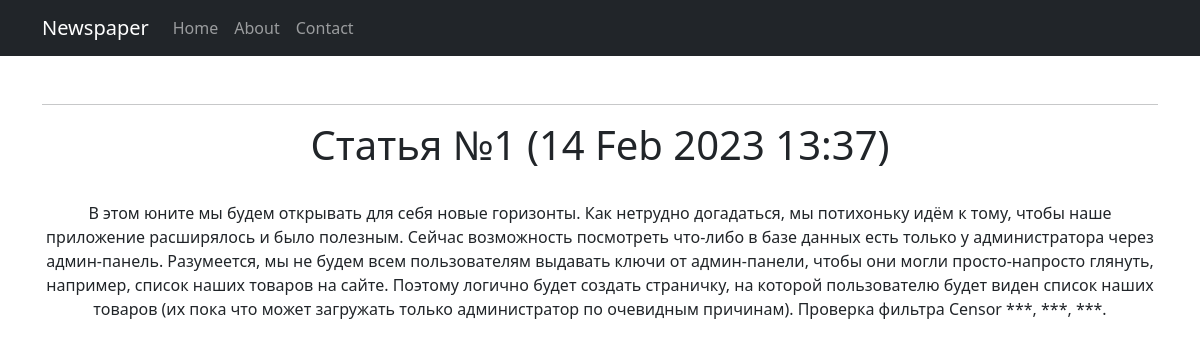
Screenshot of /news/1 with the database file from the repository.
### news/models.py (models this page shows, shortened)
class Post(models.Model):
    author = models.ForeignKey(Author, on_delete=models.CASCADE)
    NEWS = 'NW'
    ARTICLE = 'AR'
    CATEGORY_CHOICES = (
        (NEWS, 'Новость'),
        (ARTICLE, 'Статья')
    )
    categoryType = models.CharField(max_length=2, choices=CATEGORY_CHOICES, default=ARTICLE)
    dateCreation = models.DateTimeField(auto_now_add=True)
    postCategory = models.ManyToManyField(Category, through='PostCategory')
    title = models.CharField(max_length=128)
    text = models.TextField()
    rating = models.SmallIntegerField(default=0)

### news/views.py (the view)
# urls.py: path('<int:pk>', NewsDetail.as_view()),
class NewsDetail(DetailView):
    model = Post
    template_name = "post.html"
    context_object_name = "post"

### news/templatetags/custom_filters.py (called while the page is built)
@register.filter(name='censor')
def censor(value, arg):
    for word in censor_words:
        value = str(value).replace(word, "***")
    return str(value)

### templates/post.html
{% extends 'flatpages/default.html' %}
{% load custom_filters %}
{% block content %}
<h1>{{ post.title | censor:post.title }} ({{ post.dateCreation | date:'d M Y H:i' }})</h1>
<br>
<span>{{ post.text | censor:post.text }}</span>
{% endblock content %}

### rows the page displays
Post: title|censor "Статья №1", dateCreation "14 Feb 2023 13:37", text|censor "В этом юните мы будем открывать для себя новые горизонты. Как нетрудно догадаться, мы потихоньку идём к тому, чтобы наше приложение расширялось и было полезным. Сейчас возможность посмотреть что-либо в базе данных есть только у администратора через админ-панель. Разумеется, мы не будем всем пользователям выдавать ключи от админ-панели, чтобы они могли просто-напросто глянуть, например, список наших товаров на сайте. Поэтому логично будет создать страничку, на которой пользователю будет виден список наших товаров (их пока что может загружать только администратор по очевидным причинам). Проверка фильтра Censor ***, ***, ***."
